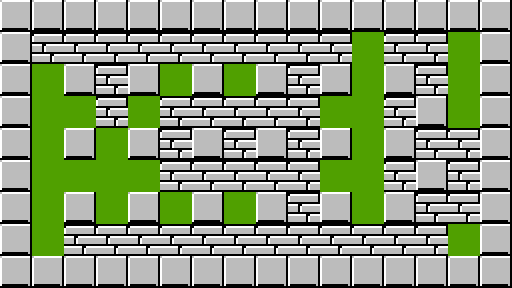

A 2D game scene composited from a Tiled map and its tileset images. What follows is a short description and the map's XML, with every tile layer's data as written:
An orthogonal 16x9 tile map with 32x32 px tiles, 1 tile layer (layer1).

<map version="1.0" orientation="orthogonal" renderorder="right-down" width="16" height="9" tilewidth="32" tileheight="32" nextobjectid="1">
 <tileset firstgid="1" name="cells" tilewidth="32" tileheight="32" tilecount="3" columns="0">
  <tile id="0">
   <image width="32" height="32" source="cell_brick.png" />
  </tile>
  <tile id="1">
   <image width="32" height="32" source="cell_metal.png" />
  </tile>
  <tile id="2">
   <image width="32" height="32" source="cell_road.png" />
  </tile>
 </tileset>
 <layer name="layer1" width="16" height="9">
  <data encoding="csv">
2,2,2,2,2,2,2,2,2,2,2,2,2,2,2,2,
2,1,1,1,1,1,1,1,1,1,1,3,1,1,3,2,
2,3,2,1,2,3,2,3,2,1,2,3,2,1,3,2,
2,3,3,1,3,1,1,1,1,1,3,3,1,2,3,2,
2,3,2,3,2,1,2,1,2,1,2,3,2,1,1,2,
2,3,3,3,3,1,1,1,1,1,3,3,1,2,1,2,
2,3,2,3,2,3,2,3,2,1,2,3,2,1,1,2,
2,3,1,1,1,1,1,1,1,1,1,1,1,1,3,2,
2,2,2,2,2,2,2,2,2,2,2,2,2,2,2,2
</data>
 </layer>
</map>